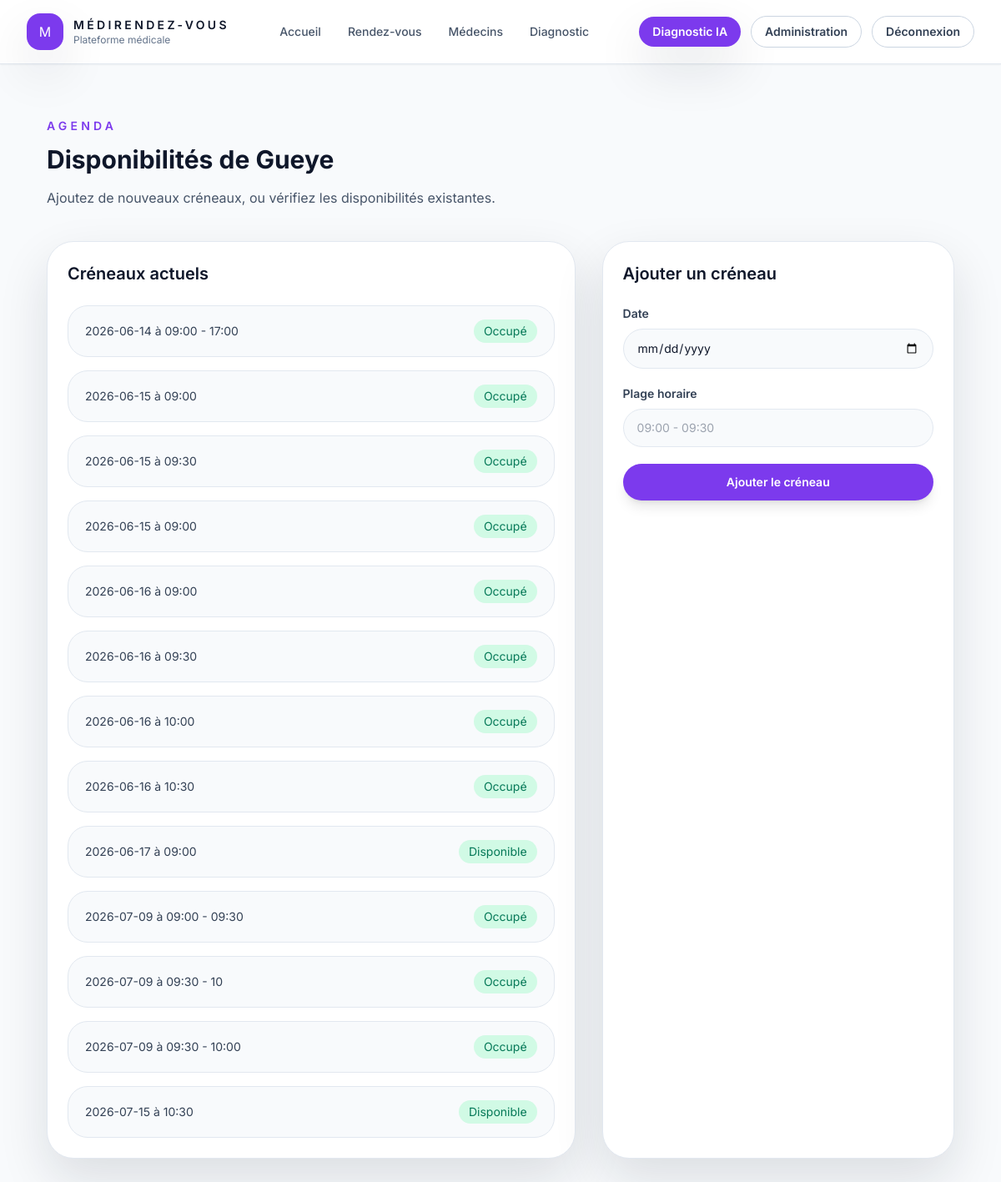
Screenshot of /medecin/3/availability (signed in) with the database file from the repository.
### app/models.py (models this page shows)
class Medecin(db.Model):
    __tablename__ = 'medecin'
    id = db.Column(db.Integer, primary_key=True)
    user_id = db.Column(db.Integer, db.ForeignKey('user.id', name="fk_medecin_user"), nullable=True)
    prenom = db.Column(db.String(80))
    nom = db.Column(db.String(100), nullable=False)
    specialite = db.Column(db.String(100), nullable=False)
    specialite_id = db.Column(db.Integer, db.ForeignKey('specialite.id', name="fk_medecin_specialite"), nullable=True)
    prix = db.Column(db.String(50), nullable=False)
    email = db.Column(db.String(120))
    telephone = db.Column(db.String(30))
    numero_ordre = db.Column(db.String(80))
    experience = db.Column(db.String(80))
    disponibilites = db.relationship('Disponibilite', backref='medecin_rel', lazy=True)
    rendezvous_list = db.relationship('RendezVous', backref='medecin', lazy=True)
    consultations = db.relationship('Consultation', backref='medecin_rel', lazy=True)

class Disponibilite(db.Model):
    __tablename__ = 'disponibilite'
    id = db.Column(db.Integer, primary_key=True)
    medecin_id = db.Column(db.Integer, db.ForeignKey('medecin.id', name="fk_dispo_medecin"), nullable=False)
    date = db.Column(db.String(20), nullable=False)
    plage_horaire = db.Column(db.String(50), nullable=False)
    est_disponible = db.Column(db.Boolean, default=True)

### app/routes.py (the view, shortened to what this page needs)
@app.route('/medecin/<int:id>/availability', methods=['GET', 'POST'])
@login_required(role=['medecin', 'admin'])
def medecin_availability(id):
    medecin = Medecin.query.get_or_404(id)
    if current_user.role == 'medecin' and (not current_user.medecin or current_user.medecin.id != id):
        return redirect(url_for('home'))
    message = None
    disponibilites = Disponibilite.query.filter_by(medecin_id=id).order_by(Disponibilite.date).all()
    return render_template('medecin_availability.html', medecin=medecin, disponibilites=disponibilites, message=message)

### app/routes.py (called while the page is built)
@login_manager.user_loader
def load_user(user_id):
    return User.query.get(int(user_id))

def login_required(role=None):
    def decorator(func):
        @wraps(func)
        def wrapper(*args, **kwargs):
            if not current_user.is_authenticated:
                return redirect(url_for('login'))
            if not current_user.actif:
                logout_user()
                flash('Compte désactivé. Contactez l’administrateur.', 'danger')
                return redirect(url_for('login'))
            if role is not None:
                allowed_roles = role if isinstance(role, (list, tuple)) else [role]
                if current_user.role not in allowed_roles:
                    flash('Accès refusé.', 'danger')
                    return redirect(url_for('home'))
            return func(*args, **kwargs)
        return wrapper
    return decorator

### app/templates/medecin_availability.html (shortened to what this page needs)
{% extends "base.html" %}
{% block content %}
<section class="mx-auto max-w-6xl px-4 py-16 sm:px-6 lg:px-8">
  <div class="mb-10">
    <p class="text-sm font-semibold uppercase tracking-[0.3em] text-violet-600">Agenda</p>
    <h1 class="mt-3 text-3xl font-bold text-slate-900">Disponibilités de {{ medecin.nom }}</h1>
    <p class="mt-4 text-slate-600">Ajoutez de nouveaux créneaux, ou vérifiez les disponibilités existantes.</p>
  </div>
  <div class="grid gap-8 lg:grid-cols-[1.2fr_0.8fr]">
    <div class="rounded-[2rem] border border-slate-200 bg-white p-6 shadow-soft">
      <h2 class="text-xl font-semibold text-slate-900">Créneaux actuels</h2>
      <div class="mt-6 space-y-4">
        {% for dispo in disponibilites %}
        <div class="rounded-[1.5rem] border border-slate-200 bg-slate-50 px-5 py-4">
          <div class="flex items-center justify-between gap-4 text-sm text-slate-700">
            <div>{{ dispo.date }} à {{ dispo.plage_horaire }}</div>
            <span class="rounded-full bg-emerald-100 px-3 py-1 text-emerald-700">{{ 'Disponible' if dispo.est_disponible else 'Occupé' }}</span>
          </div>
        </div>
        {% else %}
        <p class="rounded-[1.5rem] border border-slate-200 bg-slate-50 px-5 py-4 text-sm text-slate-600">Aucun créneau disponible pour le moment.</p>
        {% endfor %}
      </div>
    </div>
    <div class="rounded-[2rem] border border-slate-200 bg-white p-6 shadow-soft">
      <h2 class="text-xl font-semibold text-slate-900">Ajouter un créneau</h2>
      <form method="POST" action="{{ url_for('medecin_availability', id=medecin.id) }}" class="mt-6 space-y-5">
        <div>
          <label class="block text-sm font-semibold text-slate-700">Date</label>
          <input type="date" name="date" required class="mt-2 w-full rounded-[1.5rem] border border-slate-200 bg-slate-50 px-4 py-3 text-sm text-slate-900 focus:border-violet-500 focus:ring-2 focus:ring-violet-100">
        </div>
        <div>
          <label class="block text-sm font-semibold text-slate-700">Plage horaire</label>
          <input type="text" name="plage_horaire" placeholder="09:00 - 09:30" required class="mt-2 w-full rounded-[1.5rem] border border-slate-200 bg-slate-50 px-4 py-3 text-sm text-slate-900 focus:border-violet-500 focus:ring-2 focus:ring-violet-100">
        </div>
        <button type="submit" class="inline-flex w-full items-center justify-center rounded-full bg-violet-600 px-6 py-3 text-sm font-semibold text-white shadow-lg transition hover:bg-violet-700">Ajouter le créneau</button>
      </form>
    </div>
  </div>
</section>
{% endblock %}

### rows the page displays
Medecin: nom "Gueye"
Disponibilite: date "2026-06-14", plage_horaire "09:00 - 17:00", est_disponible "Occupé"
Disponibilite: date "2026-06-15", plage_horaire "09:00", est_disponible "Occupé"
Disponibilite: date "2026-06-15", plage_horaire "09:30", est_disponible "Occupé"
Disponibilite: date "2026-06-15", plage_horaire "09:00", est_disponible "Occupé"
Disponibilite: date "2026-06-16", plage_horaire "09:00", est_disponible "Occupé"
Disponibilite: date "2026-06-16", plage_horaire "09:30", est_disponible "Occupé"
Disponibilite: date "2026-06-16", plage_horaire "10:00", est_disponible "Occupé"
Disponibilite: date "2026-06-16", plage_horaire "10:30", est_disponible "Occupé"
Disponibilite: date "2026-06-17", plage_horaire "09:00", est_disponible "Disponible"
Disponibilite: date "2026-07-09", plage_horaire "09:00 - 09:30", est_disponible "Occupé"
Disponibilite: date "2026-07-09", plage_horaire "09:30 - 10", est_disponible "Occupé"
Disponibilite: date "2026-07-09", plage_horaire "09:30 - 10:00", est_disponible "Occupé"
Disponibilite: date "2026-07-15", plage_horaire "10:30", est_disponible "Disponible"
